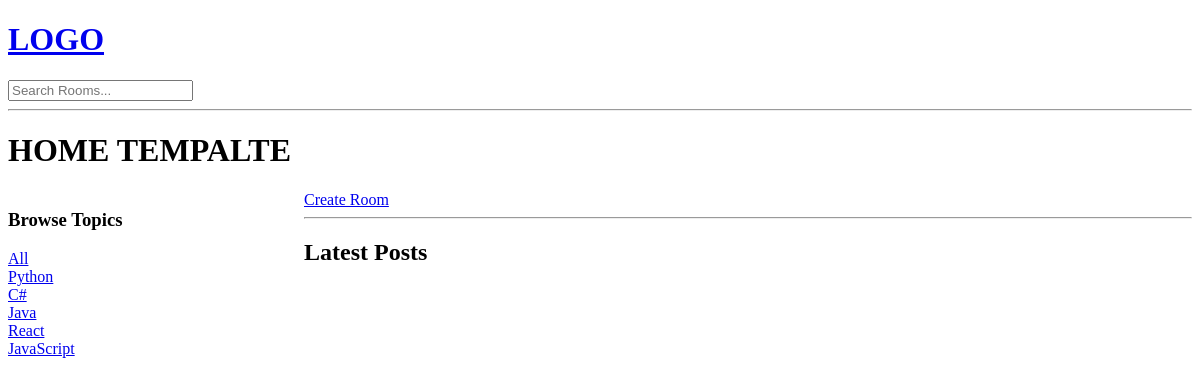
/?q=Python, run on an earlier commit of the app's database.
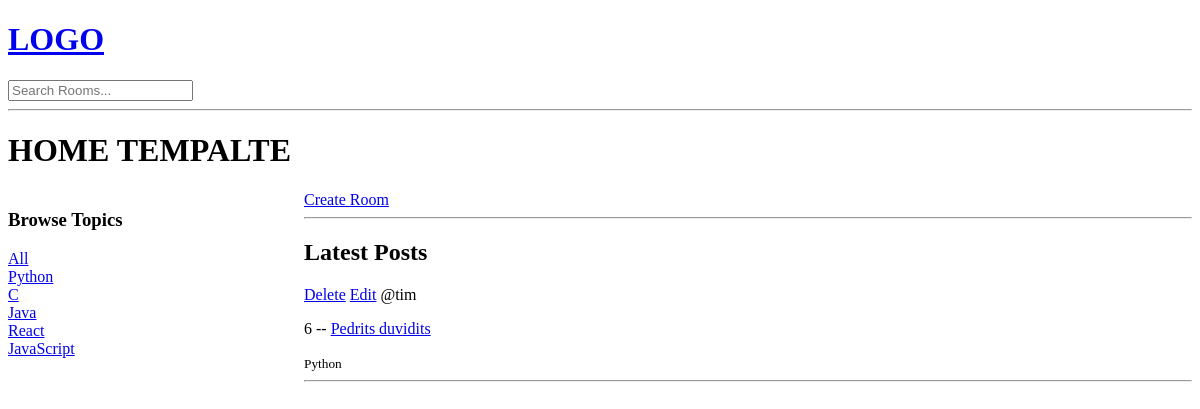
And on a later commit of the database.
### base/models.py (models this page shows, shortened)
class Topic(models.Model):
    name = models.CharField(max_length=200)

class Room(models.Model):
    host = models.ForeignKey(User, on_delete=models.SET_NULL, null=True)
    topic = models.ForeignKey(Topic, on_delete=models.SET_NULL, null=True)
    name = models.CharField(max_length=200)
    description = models.TextField(null=True, blank=True) # null=True means if the user doesn't enter a description, it will not exist in the database
    updated = models.DateTimeField(auto_now=True)#takes a snapshot anytime the model is saved
    created = models.DateTimeField(auto_now_add=True) #takes a snapshot when the model is created
    class Meta:
        ordering = ['-updated', '-created']
    def __str__(self):
        return self.name

### base/views.py (the view)
# urls.py: path('', views.home, name='home'),
def home(request):
    rooms = Room.objects.all()
    q = request.GET.get('q') if request.GET.get('q') != None else ''
    rooms = rooms.filter(
        Q(topic__name__icontains = q) |
        Q(name__icontains = q)|
        Q(description__icontains = q)
        )
    print(rooms)
    topic = Topic.objects.all()
    context = {'rooms': rooms, 'topic': topic}
    return render(request, 'base/home.html', context)

### base/templates/base/home.html (shortened to what this page needs)
{% extends 'main.html' %}
{% block content %}
<h1>HOME TEMPALTE</h1>
<div class="home-container">
    <div>
        <h3>Browse Topics</h3>
        <div>
            <a href="{% url 'home' %}">All</a>
        </div>
        {% for top in topic %}
            <div>
                <a href="{% url 'home' %}?q={{top.name}}">{{ top.name }}</a>
            </div>
        {% endfor %}
    </div>
    <div>
        <a href="{% url 'create-room' %}">Create Room</a>
        <hr>
        <div>
            <h2>Latest Posts</h2>
            {% for room in rooms %}
            <div>
                <a href="{% url 'delete-room' room.id %}">Delete</a>
                <a href="{% url 'update-room' room.id %}">Edit</a>
                <span>@{{room.host.username}}</span>
                <p>{{ room.id }} -- <a href="{% url 'room' room.id %}">{{ room.name }}</a></p>
                <small>{{room.topic.name}}</small>
                <hr>
            </div>
            {% endfor %}
        </div>
    </div>
</div>
{% endblock content %}

What changed in the data, as far as the page shows it:
changed Topic (number 2 of 5 on the later page): name "C#" → "C"
added Room: host.username "tim", id "6", name "Pedrits duvidits", topic.name "Python"
